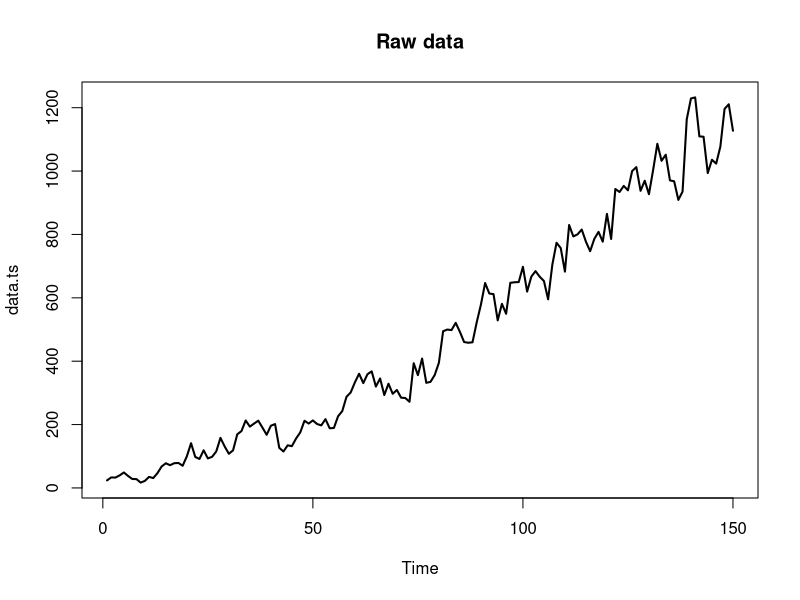
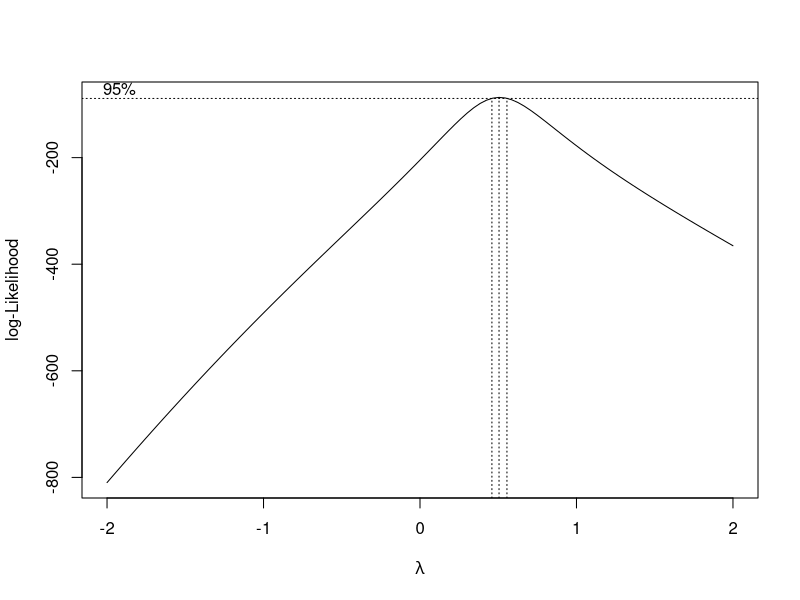
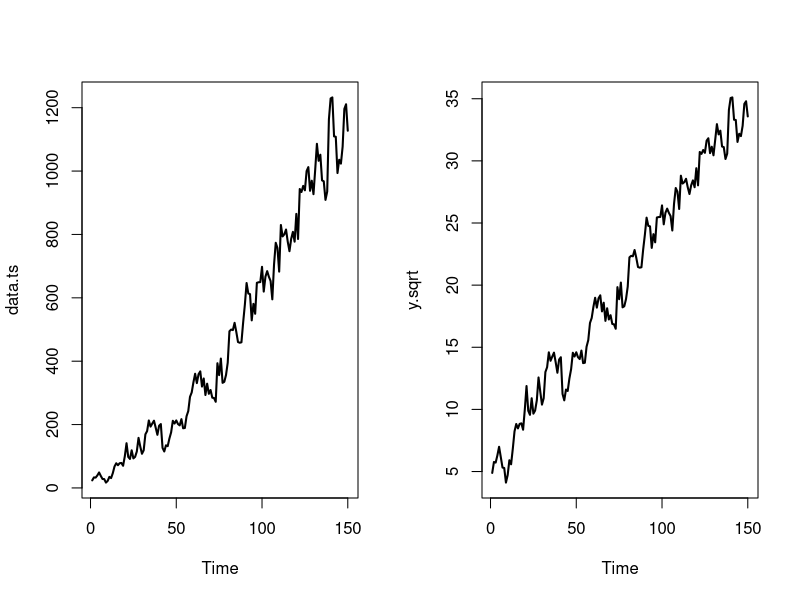
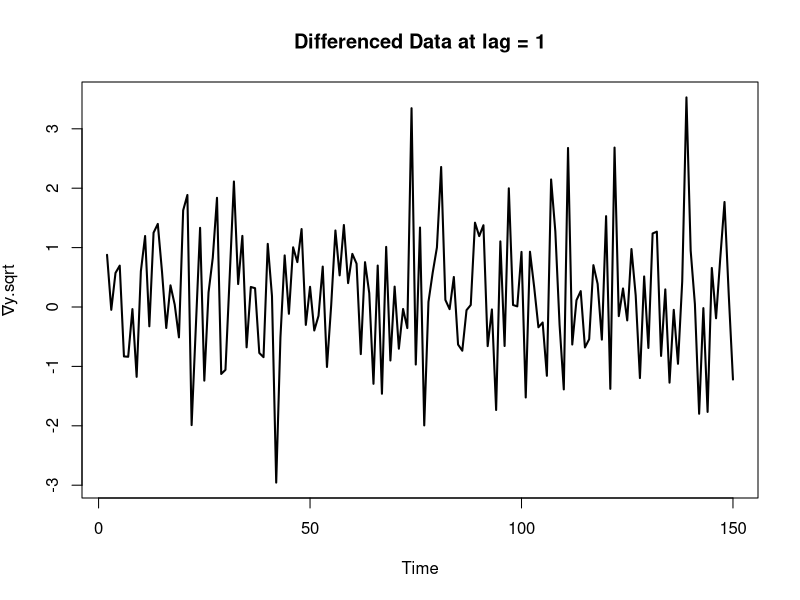
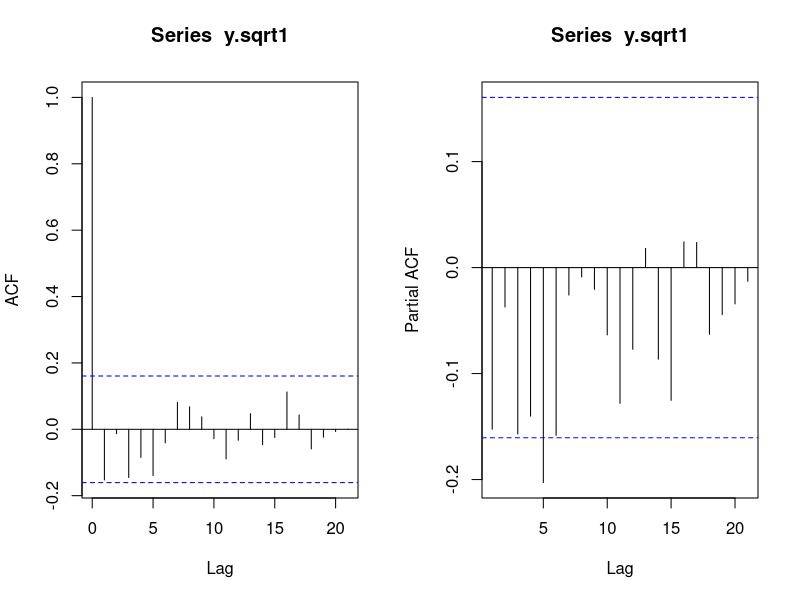

The R source for these figures, in order:
# set working directory:
setwd("~/Dropbox/UCSB Classes/274/lab5_pstat274_fall2017")
# import text file in R:
data<- scan("lab5data.txt")
# Convert to time series object
data.ts <- ts(data)
ts.plot(data.ts,main = "Raw data",lwd=2)

# Transform data using boxcox()
require(MASS)
bcTransform <- boxcox(data.ts ~ as.numeric(1:length(data.ts)))
lambda = bcTransform$x[which(bcTransform$y == max(bcTransform$y))]
lambda
# Box-Cox() suggests square-root transformation 
# Note: You can select the value of lambda to maximize the log-likelihood. 
# In this problem, 95% CI contains lambda=1/2 --> Use this one to have nice interpretation. Also lambda=1/2 is close enough to lambda=0.50505
y.sqrt <- sqrt(data.ts) 

# Display the orignial time series and the transformed data
par(mfrow=c(1,2))
ts.plot(data.ts,lwd=2)
ts.plot(y.sqrt,lwd=2)

# There is a clear linear trend, which makes the time series not stationary. To remove the trend, we take the difference at lag 1. (Also: no clear seasonal trend)
par(mfrow=c(1,1))
y.sqrt1 <- diff(y.sqrt,1) # differencing at lag 1
ts.plot(y.sqrt1,main = "Differenced Data at lag = 1",ylab=expression(paste(nabla,y.sqrt)),lwd=2)
# The new time series seems to have stationary charac.

op <- par(mfrow = c(1,2))
acf(y.sqrt1)
pacf(y.sqrt1)
### Using ACF --> No MA terms. Only lag 0 is significant.
### Using PACF --> AR model at lag 5 is significant. Also, after lag 5, no other lags are significant --> AR model
### We use Yule-Walker equation to estimate the coeffcients for this AR process. Note: Yule Walker equation optimizes the coefficients for AR process (if looking at the set up of Y-W --> similar to least squares estimation methods in linear model). For MA and ARMA models, Y-W won't provide optimial results. 
?ar
# estimate the coefficients for AR process. Fit multiple AR processes and pick model with smallest value in AIC. 
(fit <- ar(y.sqrt1, method="yule-walker"))
